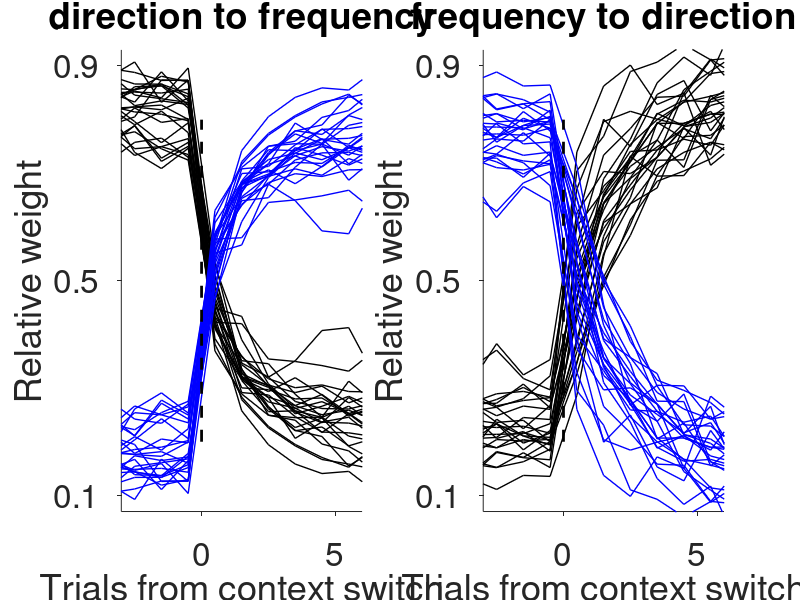

This figure's MATLAB source: (Note: this script raises an error after producing the figure.)
clear
clc
close all


load data/taskswitch_all_rats
%%% (generated by save_taskswitch_all.m)


prevstart=5;
prevend=30;
lenprev=prevend-prevstart+1;
newend=30;

xvals=(1:lenprev+newend)-26.5;



figure; subplot(1,2,1); hold on
plot(xvals,az1d2f,'k-','LineWidth',1,'MarkerSize',30)
plot(xvals,az2d2f,'b-','LineWidth',1,'MarkerSize',30)
plot([0 0],[.2 .8],'k--','LineWidth',2)
title('direction to frequency')
xlim([-10 20])
xlabel('Trials from context switch')
ylabel('Relative weight')
set(gca,'TickDir','out','FontSize',24)
box off
ylim([.07 .93])
xlim([-3 6])
set(gca,'XTick',[0 5])
set(gca,'YTick',[.1 .5 .9])



subplot(1,2,2); hold on
plot(xvals,az1f2d,'k-','LineWidth',1,'MarkerSize',30)
plot(xvals,az2f2d,'b-','LineWidth',1,'MarkerSize',30)
plot([0 0],[.2 .8],'k--','LineWidth',2)
title('frequency to direction')
xlim([-10 20])
xlabel('Trials from context switch')
ylabel('Relative weight')
set(gca,'TickDir','out','FontSize',24)
box off
ylim([.07 .93])
xlim([-3 6])
set(gca,'XTick',[0 5])
set(gca,'YTick',[.1 .5 .9])







load data/taskswitch_all_rats
%%% (generated by save_taskswitch_all.m)



az1d2f=nanmean(az1d2f,2);
az2d2f=nanmean(az2d2f,2);
az1f2d=nanmean(az1f2d,2);
az2f2d=nanmean(az2f2d,2);



prevstart=5;
prevend=30;
lenprev=prevend-prevstart+1;
newend=30;




subplot(1,2,1); hold on
plot(xvals,az1d2f,'k.-','LineWidth',2,'MarkerSize',50)
plot(xvals,az2d2f,'b.-','LineWidth',2,'MarkerSize',50)
plot([0 0],[.2 .8],'k--','LineWidth',2)
title('direction to frequency')
xlim([-10 20])
xlabel('Trials from context switch')
ylabel('Relative weight')
set(gca,'TickDir','out','FontSize',24)
box off
ylim([.07 .93])
xlim([-3 6])
set(gca,'XTick',[0 5])
set(gca,'YTick',[.1 .5 .9])



subplot(1,2,2); hold on
plot(xvals,az1f2d,'k.-','LineWidth',2,'MarkerSize',50)
plot(xvals,az2f2d,'b.-','LineWidth',2,'MarkerSize',50)
plot([0 0],[.2 .8],'k--','LineWidth',2)
title('frequency to direction')
xlim([-10 20])
xlabel('Trials from context switch')
ylabel('Relative weight')
set(gca,'TickDir','out','FontSize',24)
box off
ylim([.07 .93])

xlim([-3 6])
set(gca,'XTick',[0 5])
set(gca,'YTick',[.1 .5 .9])


